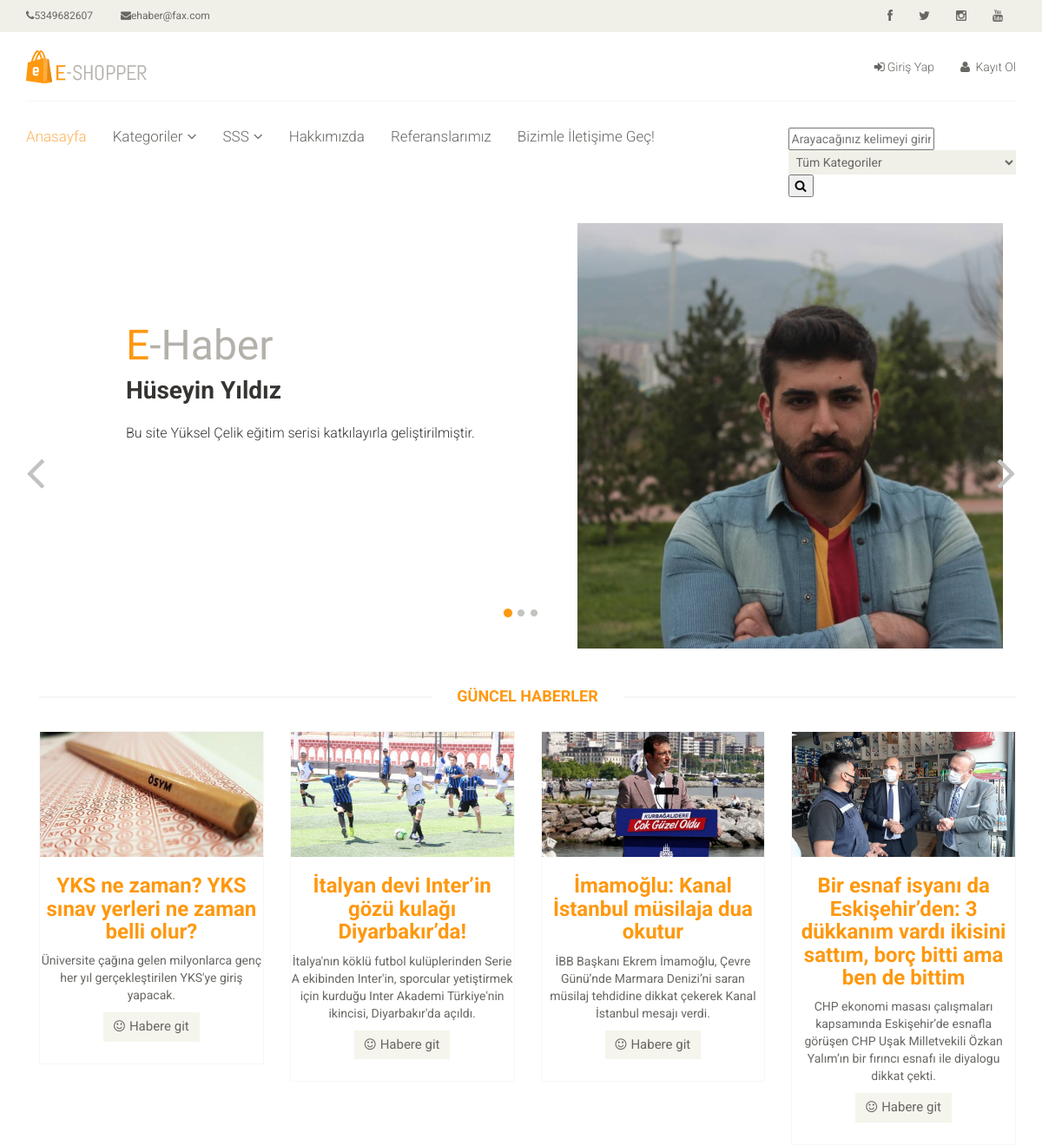
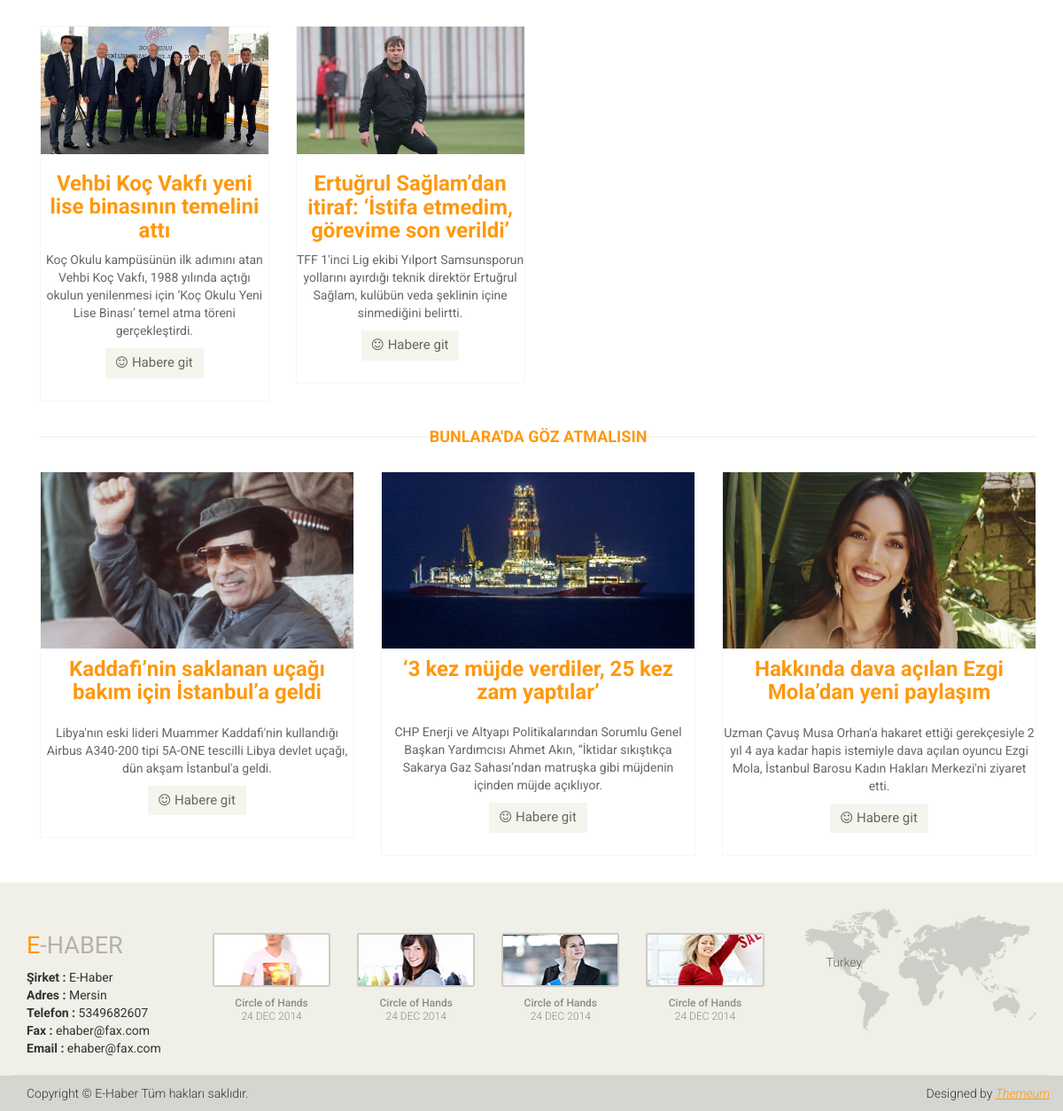
The page / on the database its author committed (2 pictures, top to bottom).
### home/models.py (models this page shows, shortened)
class Settings(models.Model):
    STATUS=(
        ('True','Evet'),
        ('False','Hayır'),
    )
    title = models.CharField(max_length=150)
    keywords = models.CharField(max_length=255)
    description = models.CharField(max_length=255)
    company = models.CharField(max_length=50)
    address = models.CharField(blank=True,max_length=150)
    phone = models.CharField(blank=True,max_length=15)
    fax = models.CharField(blank=True,max_length=15)
    email = models.CharField(blank=True,max_length=50)
    smtpserver = models.CharField(max_length=20)
    smtpemail = models.CharField(max_length=20)
    smtppassword = models.CharField(max_length=10)
    smtpport = models.CharField(max_length=5)
    icon = models.ImageField(blank=True,upload_to='images/')
    facebook = models.CharField(max_length=50)
    instagram = models.CharField(max_length=50)
    twitter = models.CharField(max_length=50)
    youtube = models.CharField(max_length=50)
    aboutus = RichTextUploadingField()
    contact = RichTextUploadingField()
    references = RichTextUploadingField()
    status=models.CharField(max_length=10,choices=STATUS)
    create_at=models.DateTimeField(auto_now_add=True)
    update_at=models.DateTimeField(auto_now=True)

### news/models.py (models this page shows, shortened)
class New(models.Model):
    STATUS = (
        ('True', 'Evet'),
        ('False', 'Hayır'),
    )
    title = models.CharField(max_length=200)
    keywords = models.CharField(max_length=255)
    description = models.CharField(max_length=255)
    detail = RichTextUploadingField()
    image = models.ImageField(blank=True, upload_to='images/')
    status = models.CharField(max_length=10, choices=STATUS)
    slug = models.SlugField(null=False,unique=True)
    category = models.ForeignKey(Category, on_delete=models.CASCADE)
    user = models.ForeignKey(User, on_delete=models.CASCADE)
    create_at = models.DateTimeField(auto_now_add=True)
    update_at = models.DateTimeField(auto_now=True)
    def image_tag(self):
        return mark_safe('<img src="{}" height="50"/>'.format(self.image.url))
    image_tag.short_description='Image'

### home/views.py (the view)
# urls.py: path('', views.index, name='index'),
def index(request):
    setting=Settings.objects.get(pk=1)
    sliderdata =New.objects.all().order_by('?')[:4]
    category=Category.objects.all()
    daily=New.objects.all().order_by('?')[:6]
    recommend=New.objects.all().order_by('?')[:3]
    context={'setting':setting,
             'category':category,
             'page':'home',
             'sliderdata':sliderdata,
             'daily':daily,
             'recommend':recommend}
    return render(request,'index.html',context)

### home/templates/index.html (shortened to what this page needs)
{% extends 'homebase.html'%}
{% block slider %}
    {% include 'slider.html' %}
{% endblock %}
{% block body %}
    {% include 'content.html' %}
{% endblock %}

### home/templates/header.html (shortened to what this page needs)
{% load static %}
<header id="header">
    <div class="header_top">
        <div class="container">
            <div class="row">
                <div class="col-sm-6">
                    <div class="contactinfo">
                        <ul class="nav nav-pills">
                            <li><a href="#"><i class="fa fa-phone"></i>{{ setting.phone }}</a></li>
                            <li><a href="#"><i class="fa fa-envelope"></i>{{ setting.email }}</a></li>
                        </ul>
                    </div>
                </div>
                <div class="col-sm-6">
                    <div class="social-icons pull-right">
                        <ul class="nav navbar-nav">
                            <li><a href="{{ setting.facebook }}"><i class="fa fa-facebook"></i></a></li>
                            <li><a href="{{ setting.twitter }}"><i class="fa fa-twitter"></i></a></li>
                            <li><a href="{{ setting.instagram }}"><i class="fa fa-instagram"></i></a></li>
                            <li><a href="{{ setting.youtube }}"><i class="fa fa-youtube"></i></a></li>
                        </ul>
                    </div>
                </div>
            </div>
        </div>
    </div>
    {% load static %}
    <div class="header-middle">
        <div class="container">
            <div class="row">
                <div class="col-sm-4">
                    <div class="logo pull-left">
                        <a href="/"><img src="{% static 'images/home/logo.png'%}" alt="" /></a>
                    </div>
                </div>
                <div class="col-sm-8">
                    <div class="shop-menu pull-right">
                        <ul class="nav navbar-nav">
                            {% if user.id is not none %}
                            <li><a href="/user/"><i class="fa fa-user"></i>{{ user.first_name }}</a></li>
                            <li><a href="/logout/"><i class="fa fa-lock"></i> Çıkış Yap</a></li>
                            {% else %}
                            <li><a href="/login/"><i class="fa fa-sign-in"></i>Giriş Yap</a></li>
                            <li><a href="/register/"><i class="fa fa-user"></i> Kayıt Ol</a></li>
                            {% endif %}
                        </ul>
                    </div>
                </div>
            </div>
        </div>
    </div>
    <div class="header-bottom">
        <div class="container">
            <div class="row">
                <div class="col-sm-9">
                    <div class="mainmenu pull-left">
                        <ul class="nav navbar-nav collapse navbar-collapse">
                            <li><a href="/" class="active">Anasayfa</a></li>
                            {% load mptt_tags %}
                            <li class="dropdown"><a href="#">Kategoriler<i class="fa fa-angle-down"></i></a>
                            </li>
                            <li class="dropdown"><a href="#">SSS<i class="fa fa-angle-down"></i></a>
                            </li>
                            <li><a href="/aboutus">Hakkımızda</a></li>
                            <li><a href="/references">Referanslarımız</a></li>
                            <li><a href="/contactus">Bizimle İletişime Geç!</a></li>
                        </ul>
                    </div>
                </div>
                <div class="col-sm-3">
                    <form action="/search/" method="post">
                        <input id="query" name="query" class="input search_box" type="text" placeholder="Arayacağınız kelimeyi girin.">
                        {% load mptt_tags %}
                        <select name="catid" class="input search-categories">
                            <option value="0">Tüm Kategoriler</option>
                        </select>
                        <button class="search-btn"><i class="fa fa-search"></i></button>
                    </form>
                </div>
            </div>
        </div>
    </div>
</header>

### home/templates/content.html
{% load static %}
<section>
    <div class="container">
        <div class="row">
            <div class="col-sm-12 padding-right">
                <div class="features_items">
                    <h2 class="title text-center">Güncel Haberler</h2>
                    {% for rs in daily %}
                        <div class="col-sm-3">
                            <div class="product-image-wrapper">
                                <div class="single-products">
                                    <div class="productinfo text-center">
                                        <img src="{{ rs.image.url}}"  alt="" />
                                        <h2>{{rs.title}} </h2>
                                        <p>{{rs.description}}</p>
                                        <a href="/new/{{ rs.id }}/{{ rs.slug }}" class="btn btn-default add-to-cart"><i class="fa fa-smile-o"></i>Habere git</a>
                                    </div>
                                </div>
                            </div>
                        </div>
                    {% endfor %}
                </div>
                <div class="recommended_items">
                    <h2 class="title text-center">Bunlara'da Göz Atmalısın</h2>
                    <div id="recommended-item-carousel" class="carousel slide" data-ride="carousel">
                        <div class="carousel-inner">
                            <div class="item active">
                                {% for rs in recommend %}
                                    <div class="col-sm-4">
                                        <div class="product-image-wrapper">
                                            <div class="single-products">
                                                <div class="productinfo text-center">
                                                    <img src="{{rs.image.url}}" alt="" />
                                                    <h2>{{rs.title}}</h2>
                                                    <p>{{rs.description}}</p>
                                                    <a href="/new/{{ rs.id }}/{{ rs.slug }}" class="btn btn-default add-to-cart"><i class="fa fa-smile-o"></i>Habere git</a>
                                                </div>
                                            </div>
                                        </div>
                                    </div>
                                {% endfor %}
                            </div>
                        </div>
                    </div>
                </div>
            </div>
</section>

### home/templates/footer.html (shortened to what this page needs)
{% load static %}
<footer id="footer">
    <div class="footer-top">
        <div class="container">
            <div class="row">
                <div class="col-sm-2">
                    <div class="companyinfo">
                        <h2><span>e</span>-haber</h2>
                        <strong>Şirket :</strong> {{setting.company}} <br>
                        <strong>Adres :</strong> {{setting.address}} <br>
                        <strong>Telefon :</strong> {{setting.phone}} <br>
                        <strong>Fax :</strong> {{setting.fax}} <br>
                        <strong>Email :</strong> {{setting.email}} <br>
                    </div>
                </div>
                <div class="col-sm-7">
                    <div class="col-sm-3">
                        <div class="video-gallery text-center">
                            <a href="">
                                <div class="iframe-img">
                                    <img src="{% static '/images/home/iframe1.png'%}" alt="" />
                                </div>
                            </a>
                            <p>Circle of Hands</p>
                            <h2>24 DEC 2014</h2>
                        </div>
                    </div>
                    <div class="col-sm-3">
                        <div class="video-gallery text-center">
                            <a href="#">
                                <div class="iframe-img">
                                    <img src="{% static '/images/home/iframe2.png'%}" alt="" />
                                </div>
                            </a>
                            <p>Circle of Hands</p>
                            <h2>24 DEC 2014</h2>
                        </div>
                    </div>
                    <div class="col-sm-3">
                        <div class="video-gallery text-center">
                            <a href="#">
                                <div class="iframe-img">
                                    <img src="{% static '/images/home/iframe3.png'%}" alt="" />
                                </div>
                            </a>
                            <p>Circle of Hands</p>
                            <h2>24 DEC 2014</h2>
                        </div>
                    </div>
                    <div class="col-sm-3">
                        <div class="video-gallery text-center">
                            <a href="#">
                                <div class="iframe-img">
                                    <img src="{% static '/images/home/iframe4.png'%}" alt="" />
                                </div>
                            </a>
                            <p>Circle of Hands</p>
                            <h2>24 DEC 2014</h2>
                        </div>
                    </div>
                </div>
                <div class="col-sm-3">
                    <div class="address">
                        <img src="{% static '/images/home/map.png'%}" alt="" />
                        <p>Turkey</p>
                    </div>
                </div>
            </div>
        </div>
    </div>
    <div class="footer-bottom">
        <div class="container">
            <div class="row">
                <p class="pull-left">Copyright © {{setting.company}} Tüm hakları saklıdır.</p>
                <p class="pull-right">Designed by <span><a target="_blank" href="http://www.themeum.com">Themeum</a></span></p>
            </div>
        </div>
    </div>
</footer>

### rows shown on the page
Settings: phone "5349682607", email "ehaber@fax.com", company "E-Haber", address "Mersin", fax "ehaber@fax.com"
New: image (picture), title "YKS ne zaman? YKS sınav yerleri ne zaman belli olur?", description "Üniversite çağına gelen milyonlarca genç her yıl gerçekleştirilen YKS'ye giriş yapacak."
New: image (picture), title "İtalyan devi Inter’in gözü kulağı Diyarbakır’da!", description "İtalya'nın köklü futbol kulüplerinden Serie A ekibinden Inter'in, sporcular yetiştirmek için kurduğu Inter Akademi Türkiye'nin ikincisi, Diyarbakır'da açıldı."
New: image (picture), title "İmamoğlu: Kanal İstanbul müsilaja dua okutur", description "İBB Başkanı Ekrem İmamoğlu, Çevre Günü’nde Marmara Denizi’ni saran müsilaj tehdidine dikkat çekerek Kanal İstanbul mesajı verdi."
New: image (picture), title "Bir esnaf isyanı da Eskişehir’den: 3 dükkanım vardı ikisini sattım, borç bitti ama ben de bittim", description "CHP ekonomi masası çalışmaları kapsamında Eskişehir’de esnafla görüşen CHP Uşak Milletvekili Özkan Yalım’ın bir fırıncı esnafı ile diyalogu dikkat çekti."
New: image (picture), title "Vehbi Koç Vakfı yeni lise binasının temelini attı", description "Koç Okulu kampüsünün ilk adımını atan Vehbi Koç Vakfı, 1988 yılında açtığı okulun yenilenmesi için ‘Koç Okulu Yeni Lise Binası’ temel atma töreni gerçekleştirdi."
New: image (picture), title "Ertuğrul Sağlam’dan itiraf: ‘İstifa etmedim, görevime son verildi’", description "TFF 1'inci Lig ekibi Yılport Samsunsporun yollarını ayırdığı teknik direktör Ertuğrul Sağlam, kulübün veda şeklinin içine sinmediğini belirtti."
New: image (picture), title "Kaddafi’nin saklanan uçağı bakım için İstanbul’a geldi", description "Libya'nın eski lideri Muammer Kaddafi'nin kullandığı Airbus A340-200 tipi 5A-ONE tescilli Libya devlet uçağı, dün akşam İstanbul'a geldi."
New: image (picture), title "‘3 kez müjde verdiler, 25 kez zam yaptılar’", description "CHP Enerji ve Altyapı Politikalarından Sorumlu Genel Başkan Yardımcısı Ahmet Akın, “İktidar sıkıştıkça Sakarya Gaz Sahası’ndan matruşka gibi müjdenin içinden müjde açıklıyor."
New: image (picture), title "Hakkında dava açılan Ezgi Mola’dan yeni paylaşım", description "Uzman Çavuş Musa Orhan'a hakaret ettiği gerekçesiyle 2 yıl 4 aya kadar hapis istemiyle dava açılan oyuncu Ezgi Mola, İstanbul Barosu Kadın Hakları Merkezi'ni ziyaret etti."
